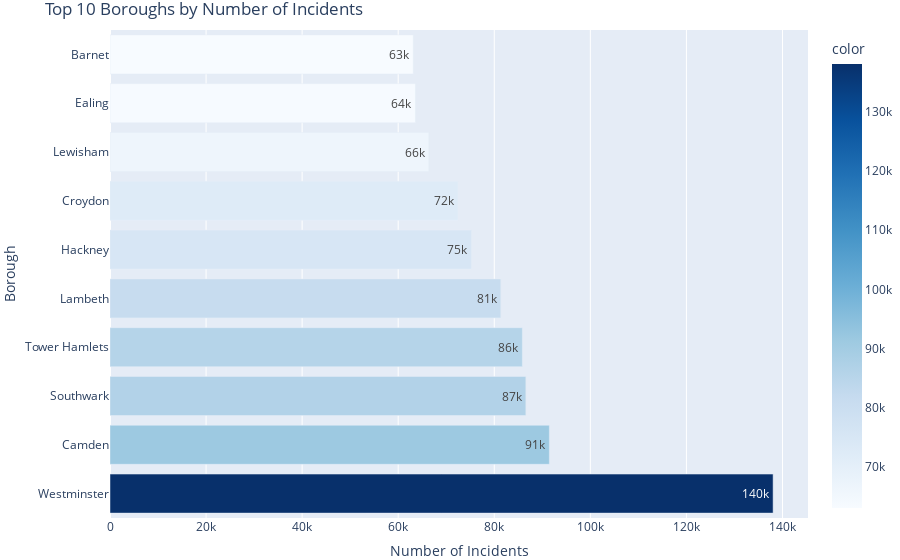

This figure's notebook cell:
### Code cell
borough_data = df_processed['ProperCase'].value_counts().head(10)
borough_fig = px.bar(x=borough_data.values,y=borough_data.index,orientation='h',color=borough_data.values,color_continuous_scale='Blues',title='Top 10 Boroughs by Number of Incidents',text_auto='.2s')
borough_fig.update_layout(xaxis_title='Number of Incidents',yaxis_title='Borough',showlegend=False,margin=dict(t=30, b=0, l=0, r=0))
borough_fig.show()

### Figure 1 — Plotly figure (JSON) as saved in the notebook; plotly's stock layout.template omitted (floating-point values rounded to 4 significant figures)
{"data": [{"hovertemplate": "x=%{x}<br>y=%{y}<br>color=%{marker.color}<extra></extra>", "legendgroup": "", "marker": {"color": [138048, 91466, 86576, 85846, 81354, 75247, 72451, 66380, 63581, 63127], "coloraxis": "coloraxis", "pattern": {"shape": ""}}, "name": "", "orientation": "h", "showlegend": false, "textposition": "auto", "texttemplate": "%{x:.2s}", "type": "bar", "x": [138048, 91466, 86576, 85846, 81354, 75247, 72451, 66380, 63581, 63127], "xaxis": "x", "y": ["Westminster", "Camden", "Southwark", "Tower Hamlets", "Lambeth", "Hackney", "Croydon", "Lewisham", "Ealing", "Barnet"], "yaxis": "y"}], "layout": {"barmode": "relative", "coloraxis": {"colorbar": {"title": {"text": "color"}}, "colorscale": [[0, "rgb(247,251,255)"], [0.125, "rgb(222,235,247)"], [0.25, "rgb(198,219,239)"], [0.375, "rgb(158,202,225)"], [0.5, "rgb(107,174,214)"], [0.625, "rgb(66,146,198)"], [0.75, "rgb(33,113,181)"], [0.875, "rgb(8,81,156)"], [1, "rgb(8,48,107)"]]}, "legend": {"tracegroupgap": 0}, "margin": {"b": 0, "l": 0, "r": 0, "t": 30}, "showlegend": false, "title": {"text": "Top 10 Boroughs by Number of Incidents"}, "xaxis": {"anchor": "y", "domain": [0, 1], "title": {"text": "Number of Incidents"}}, "yaxis": {"anchor": "x", "domain": [0, 1], "title": {"text": "Borough"}}}}
